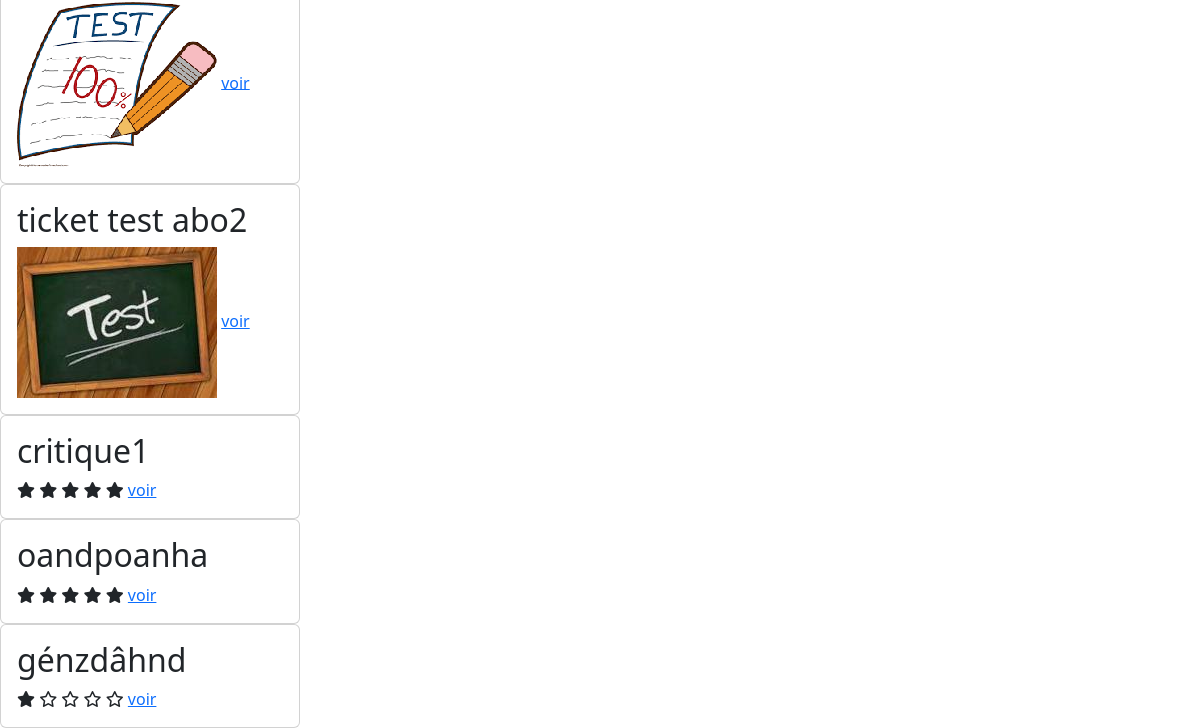
The app's page /home/ (signed in, lower part), older data.
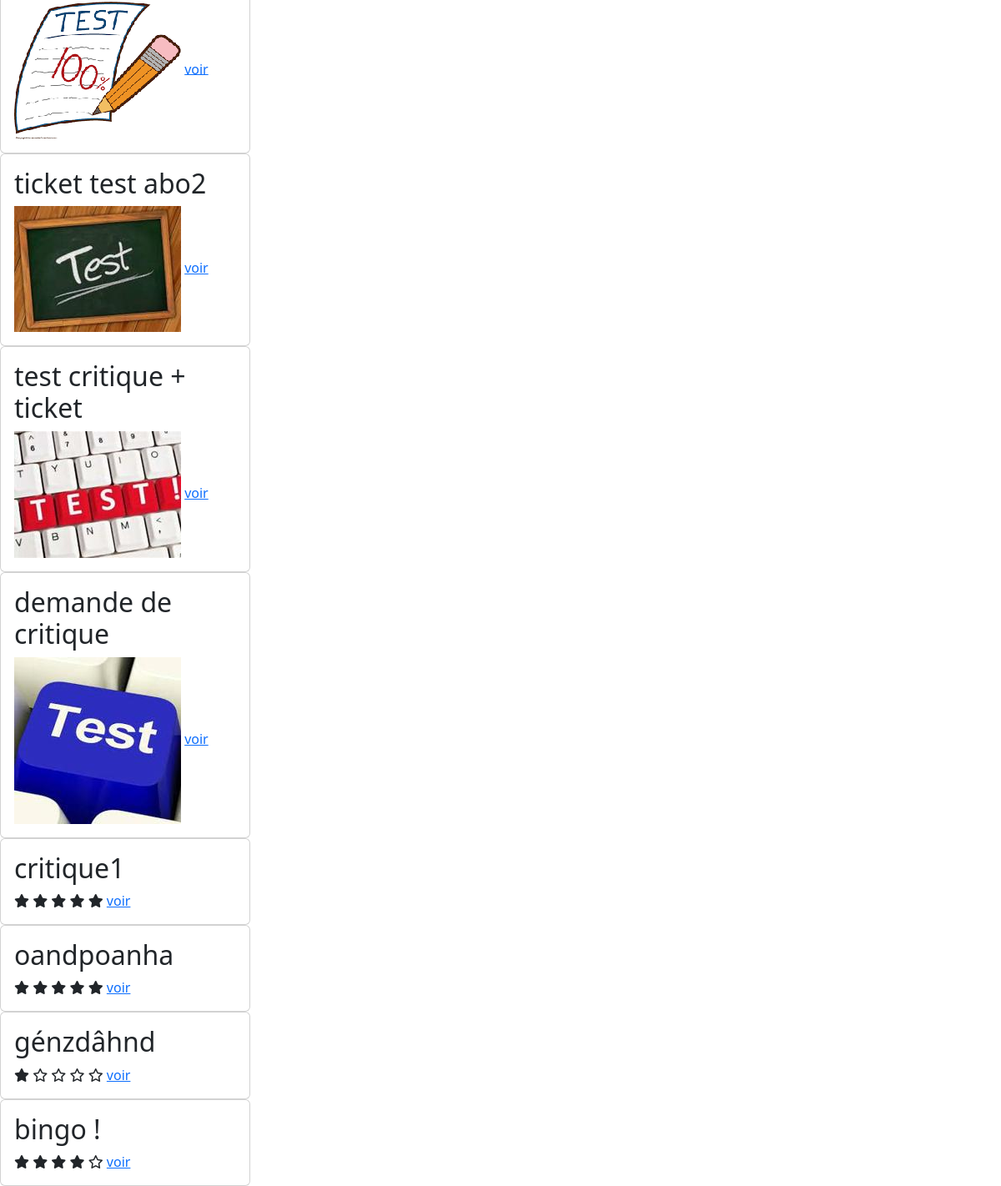
The same page, newer data.
### reviews/models.py (models this page shows, shortened)
class Ticket(models.Model):
    title = models.fields.CharField(max_length=128)
    description = models.fields.TextField(max_length=2048, blank=True)
    image = models.ImageField(null=True, blank=True)
    time_created = models.DateTimeField(auto_now_add=True)
    last_edited = models.DateTimeField(auto_now_add=True, null=True)
    user = models.ForeignKey(settings.AUTH_USER_MODEL, null=True, on_delete=models.CASCADE)
    IMAGE_MAX_SIZE = (200, 200)

class Review(models.Model):
    class Rating(models.IntegerChoices):
        ZERO = 0
        ONE = 1
        TWO = 2
        THREE = 3
        FOUR = 4
        FIVE = 5
    ticket = models.ForeignKey(Ticket, on_delete=models.CASCADE)
    headline = models.fields.CharField(max_length=128)
    body = models.fields.TextField(max_length=8192, blank=True)
    rating = models.fields.IntegerField(choices=Rating.choices, default=0)
    time_created = models.DateTimeField(auto_now_add=True)
    last_edited = models.DateTimeField(auto_now_add=True, null=True)
    user = models.ForeignKey(settings.AUTH_USER_MODEL, on_delete=models.CASCADE)

### reviews/views.py (the view)
# urls.py: 2. Add a URL to urlpatterns:  path('', views.home, name='home')
@login_required
def home(request):
    tickets = models.Ticket.objects.all()
    reviews = models.Review.objects.all()
    return render(request, 'reviews/home.html', context={'tickets': tickets, 'reviews': reviews})

### reviews/templates/reviews/home.html (shortened to what this page needs)
{% extends 'base.html' %}
{% block content %}
    <div class="col">
        {% for ticket in tickets %}
        <div class="card col-sm-3">
            <div class="card-body">
                <h2 class="card-title">{{ ticket.title }}</h2>
                {% if ticket.image %}
                    <img src="{{ ticket.image.url }}">
                {% endif %}
                    <a href="{% url 'view_ticket' ticket.id %}">voir</a>
            </div>
        </div>
        {% endfor %}
        {% for review in reviews %}
        <div class="card col-sm-3">
            <div class="card-body">
                <h2 class="card-title">{{ review.headline }}</h2>
                {% if review.rating == 0 %}
                    <i class="fa-regular fa-star"></i>
                    <i class="fa-regular fa-star"></i>
                    <i class="fa-regular fa-star"></i>
                    <i class="fa-regular fa-star"></i>
                    <i class="fa-regular fa-star"></i>
                {% elif review.rating == 1 %}
                    <i class="fa-solid fa-star"></i>
                    <i class="fa-regular fa-star"></i>
                    <i class="fa-regular fa-star"></i>
                    <i class="fa-regular fa-star"></i>
                    <i class="fa-regular fa-star"></i>
                {% elif review.rating == 2 %}
                    <i class="fa-solid fa-star"></i>
                    <i class="fa-solid fa-star"></i>
                    <i class="fa-regular fa-star"></i>
                    <i class="fa-regular fa-star"></i>
                    <i class="fa-regular fa-star"></i>
                {% elif review.rating == 3 %}
                    <i class="fa-solid fa-star"></i>
                    <i class="fa-solid fa-star"></i>
                    <i class="fa-solid fa-star"></i>
                    <i class="fa-regular fa-star"></i>
                    <i class="fa-regular fa-star"></i>
                {% elif review.rating == 4 %}
                    <i class="fa-solid fa-star"></i>
                    <i class="fa-solid fa-star"></i>
                    <i class="fa-solid fa-star"></i>
                    <i class="fa-solid fa-star"></i>
                    <i class="fa-regular fa-star"></i>
                {% elif review.rating == 5 %}
                    <i class="fa-solid fa-star"></i>
                    <i class="fa-solid fa-star"></i>
                    <i class="fa-solid fa-star"></i>
                    <i class="fa-solid fa-star"></i>
                    <i class="fa-solid fa-star"></i>
                {% endif %}
                <a href="{% url 'view_review' review.id %}">voir</a>
            </div>
        </div>
        {% endfor %}
        </div>
{% endblock content %}

Row changes from the older to the newer data that the page shows:
added Ticket: title "test critique + ticket", image (picture)
added Ticket: title "demande de critique", image (picture)
added Review: headline "bingo !", rating 4 (drawn)
